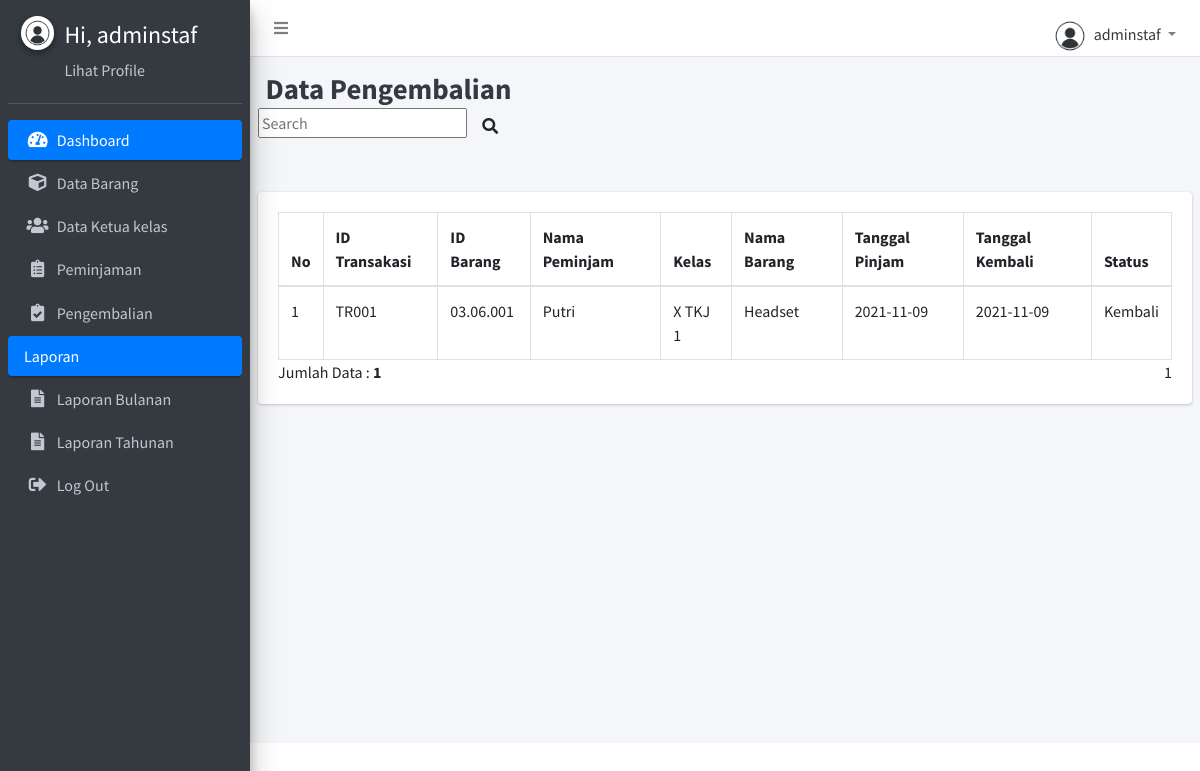
Screenshot of /transaksi-pengembalian.php (signed in) with the database file from the repository.
### tables this page shows
CREATE TABLE `transaksi` (
  `IdTransaksi` varchar(10) NOT NULL,
  `IdBarang` varchar(20) NOT NULL,
  `Nama` varchar(50) NOT NULL,
  `SwKelas` varchar(10) NOT NULL,
  `BrgNama` varchar(50) NOT NULL,
  `TglPinjam` date NOT NULL,
  `TglKembali` date NOT NULL,
  `status` varchar(20) NOT NULL
);

CREATE TABLE `barang` (
  `IdBarang` varchar(15) NOT NULL,
  `BrgNama` varchar(50) NOT NULL,
  `BrgMerk` varchar(50) NOT NULL,
  `BrgSpesifikasi` varchar(255) NOT NULL,
  `BrgKondisi` varchar(255) NOT NULL,
  `BrgJumlah` int(5) NOT NULL
);

CREATE TABLE `siswa` (
  `IdSiswa` varchar(10) NOT NULL,
  `SwNama` varchar(50) NOT NULL,
  `SwKelas` varchar(10) NOT NULL,
  `SwNoHp` varchar(15) NOT NULL
);

### transaksi-pengembalian.php (the view, shortened to what this page needs)
<?php
include'config.php';
?>
<!DOCTYPE html>
<html>
<head>
<?php include 'template/header.php';?>
<?php include 'template/sidebar.php';?>
  <div class="content-wrapper">
    <div class="content-header">
      <div class="container-fluid">
        <div class="row mb-2">
          <div class="col-sm-9">
            <h1 class="m-0 text-dark"><b>Data Pengembalian</b></h1>
          </div>
          <div class="form-inline">
            <div align="right">
            <div class="form-inline">
            <div align="right">
                <form method=post>
                    <input type="text" name="pencarian" placeholder="Search">
                        <button class="btn btn-navbar" type="submit">
                            <i class="fas fa-search"></i>
                        </button>
                </form>
            </div>
        </div>
            </div>
        </div>
        </div>
      </div>
    </div>
    <br>
    <section class="content">
      <div class="row">
        <div class="col-12">
          <div class="card">
            <div class="card-body">
              <table id="example2" class="table table-bordered table-hover">
                <thead>
                <tr>
                    <th>No</th>
                    <th>ID Transakasi</th>
                    <th>ID Barang</th>
                    <th>Nama Peminjam</th>
                    <th>Kelas</th>
                    <th>Nama Barang</th>
                    <th>Tanggal Pinjam</th>
                    <th>Tanggal Kembali</th>
                    <th>Status </th>
                </tr>
                </thead>
                <tbody>
            <?php
                $batas = 5;
                extract($_GET);
                if(empty($hal)) {
                    $posisi = 0;
                    $hal = 1;
                    $nomor = 1;
                }else {
                    $posisi = ($hal - 1) * $batas;
                    $nomor = $posisi+1;
                }
                if($_SERVER['REQUEST_METHOD'] == "POST") {
                    $pencarian = trim(mysqli_real_escape_string($conn, $_POST['pencarian']));
                    if($pencarian != "") {
                        $sql = "SELECT transaksi.IdTransaksi, b.IdBarang, b.BrgNama, transaksi.Nama, siswa.SwKelas, transaksi.TglPinjam,
                                transaksi.TglKembali, transaksi.status FROM transaksi
                                INNER JOIN barang b ON transaksi.IdBarang = b.IdBarang
                                INNER JOIN siswa ON transaksi.SwKelas = siswa.SwKelas
								WHERE transaksi.IdTransaksi LIKE '%$pencarian%'
                                OR  transaksi.TglPinjam LIKE '%$pencarian%'
                                OR  transaksi.TglKembali LIKE '%$pencarian%'
                                OR  transaksi.Nama LIKE '%$pencarian%'
                                OR  transaksi.status LIKE '%$pencarian%'
								OR  barang.IdBarang LIKE '%$pencarian%'
                                OR  barang.BrgNama LIKE '%$pencarian%'
								OR  siswa.SwKelas LIKE '%$pencarian%'";
                        $query = $sql;
                        $queryJml = $sql;
                    } else {
                        $query = "SELECT transaksi.IdTransaksi, b.IdBarang, b.BrgNama, transaksi.Nama, siswa.SwKelas, transaksi.TglPinjam,
                                transaksi.TglKembali, transaksi.status FROM transaksi
                                INNER JOIN barang b ON transaksi.IdBarang = b.IdBarang
                                INNER JOIN siswa ON transaksi.SwKelas = siswa.SwKelas
                                WHERE transaksi.status = 'Kembali'
								ORDER BY transaksi.IdTransaksi DESC
								LIMIT $posisi, $batas";
                        $queryJml = "SELECT * FROM transaksi WHERE transaksi.status = 'Kembali'";
                        $no = $posisi * 1;
                    }
                }
                else {
                            $query = "SELECT transaksi.IdTransaksi, b.IdBarang, b.BrgNama, transaksi.Nama, siswa.SwKelas,  transaksi.TglPinjam,
                            transaksi.TglKembali, transaksi.status FROM transaksi
                            INNER JOIN barang b ON transaksi.IdBarang = b.IdBarang
                            INNER JOIN siswa ON transaksi.SwKelas = siswa.SwKelas
                            WHERE transaksi.status = 'Kembali'
                            ORDER BY transaksi.IdTransaksi DESC
                            LIMIT $posisi, $batas";
                        $queryJml = "SELECT * FROM transaksi WHERE transaksi.status = 'Kembali'";
                }
               $q_tampil_transaksi = mysqli_query($conn, $query);
               if(mysqli_num_rows($q_tampil_transaksi) > 0) {
                   while($r_tampil_transaksi=mysqli_fetch_array($q_tampil_transaksi)) {
           ?>
            <tr>
                <td><?php echo $nomor; ?></td>
                <td><?php echo $r_tampil_transaksi['IdTransaksi']; ?></td>
                <td><?php echo $r_tampil_transaksi['IdBarang']; ?></td>
				<td><?php echo $r_tampil_transaksi['Nama']; ?></td>
				<td><?php echo $r_tampil_transaksi['SwKelas']; ?></td>
                <td><?php echo $r_tampil_transaksi['BrgNama']; ?></td>
                <td><?php echo $r_tampil_transaksi['TglPinjam']; ?></td>
                <td><?php echo $r_tampil_transaksi['TglKembali']; ?></td>
                <td><?php echo $r_tampil_transaksi['status']; ?></td>
            </tr>
            <?php
                        $nomor++;
                    }
                }
                else {
                    echo "<tr><td colspan=6>Data Tidak Ditemukan</td></tr>";
                }
            ?>
        </tbody>
        </table>
        <?php
    if(isset($_POST['pencarian'])) {
        if($_POST['pencarian']!='') {
            echo "<div style=\"float:left;\">";
            $jml = mysqli_num_rows(mysqli_query($conn, $queryJml));
            echo "Data Hasil Pencarian: <b>$jml</b>";
            echo "</div>";
        }
    } else {
    ?>
        <div style="float: left;">
        <?php
            $jml = mysqli_num_rows(mysqli_query($conn, $queryJml));
            echo "Jumlah Data : <b>$jml</b>";
        ?>
        </div>
        <div class="pagination" style="float: right;">
            <?php
                $jml_hal = ceil($jml / $batas);
                for($i = 1; $i <= $jml_hal; $i++) {
                    if($i != $hal) {
                        echo "<a href=\"?p=transaksi-peminjaman&hal=$i\">$i</a>";
                    } else {
                        echo "<a class=\"active\">$i</a>";
                    }
                }
            ?>
        </div>
    <?php
    }
    ?>
            </div>
         </div>
         </div>
    </div>
    </section>
</body>
</html>

### rows the page displays
transaksi: IdTransaksi "TR001", IdBarang.IdBarang "03.06.001", Nama "Putri", siswa.SwKelas "X TKJ 1", IdBarang.BrgNama "Headset", TglPinjam "2021-11-09", TglKembali "2021-11-09", status "Kembali"

### other values shown
$_SESSION['username'] "adminstaf"
$jml "1"
